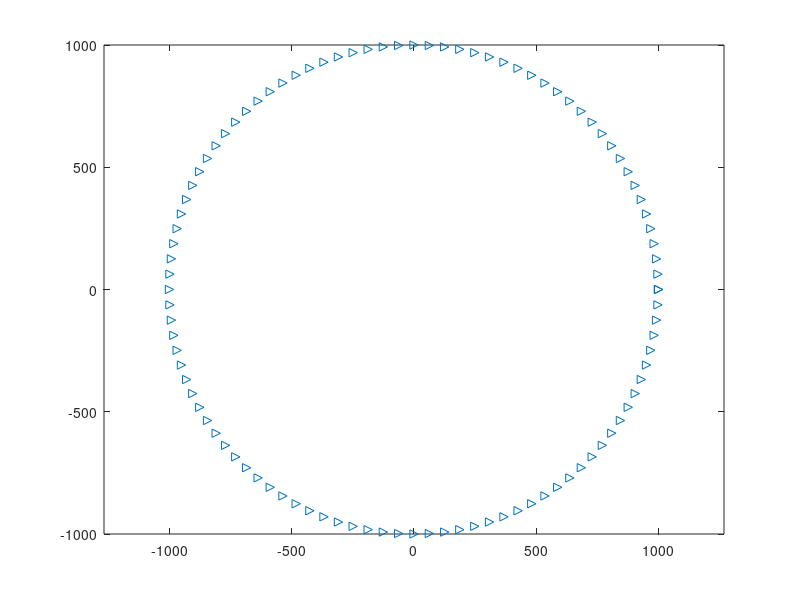
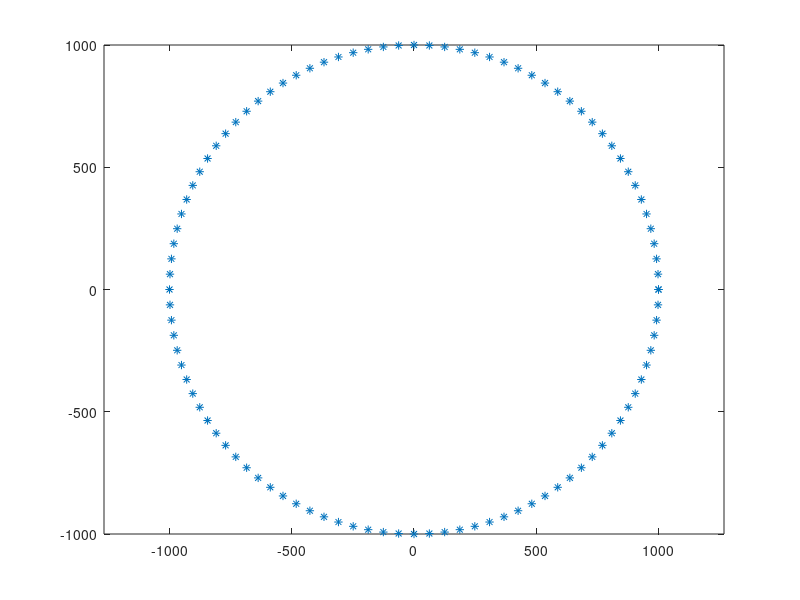
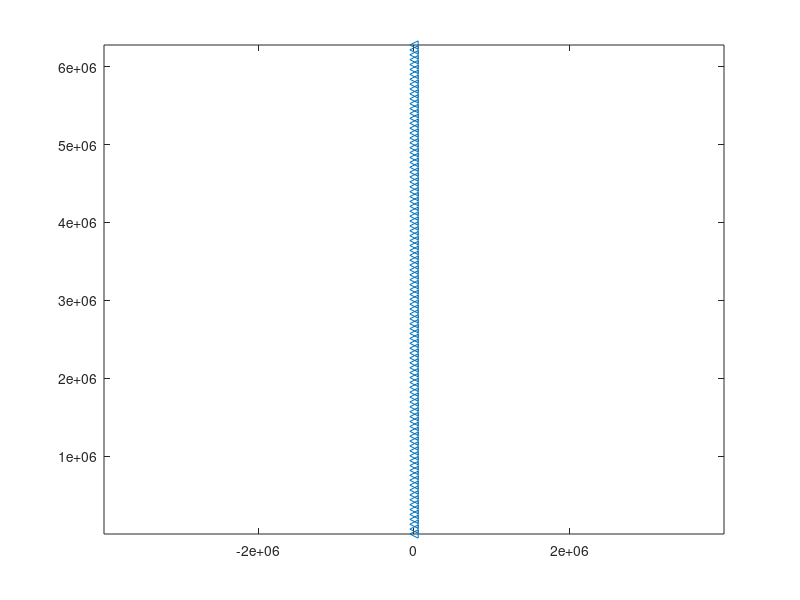

MATLAB code for these plots, in order:
clc;
clear;
range = 2 * pi;
split_count = 100;
angle = 0 : range / split_count : range;
points = 4 .* cos(angle) + 6 * i * sin(angle);
points = 1000 * exp(angle * i);
plot(points, '>');
axis equal;
figure;

res = 1 ./ (points .^ 1);
res = conj(points);
plot(res, '*');
axis equal;

figure;
start_point = 0;
inte_res = [start_point];
for i=1:length(res)-1
	point = points(i+1) - points(i);
	direct = (res(i) + res(i+1))/2;
	step = point * direct;
	start_point = start_point + step;
	inte_res = [inte_res start_point];
end;
inte_res;
plot(inte_res, '<')
axis equal;